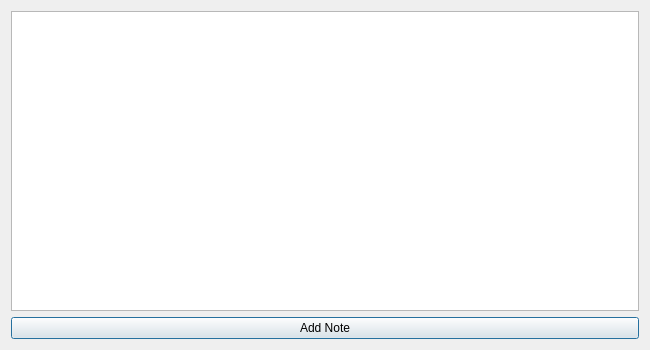
<?xml version="1.0" encoding="UTF-8"?>
<ui version="4.0">
 <class>Dialog</class>
 <widget class="QDialog" name="Dialog">
  <property name="geometry">
   <rect>
    <x>0</x>
    <y>0</y>
    <width>650</width>
    <height>350</height>
   </rect>
  </property>
  <property name="minimumSize">
   <size>
    <width>650</width>
    <height>350</height>
   </size>
  </property>
  <property name="font">
   <font>
    <pointsize>9</pointsize>
   </font>
  </property>
  <property name="windowTitle">
   <string>Add Note</string>
  </property>
  <property name="windowIcon">
   <iconset>
    <normalon>../icons/add_note.png</normalon>
   </iconset>
  </property>
  <layout class="QGridLayout" name="gridLayout">
   <item row="0" column="0">
    <widget class="QTextEdit" name="note_tedit">
     <property name="tabChangesFocus">
      <bool>true</bool>
     </property>
     <property name="tabStopWidth">
      <number>20</number>
     </property>
     <property name="placeholderText">
      <string/>
     </property>
    </widget>
   </item>
   <item row="1" column="0">
    <widget class="QPushButton" name="submit_button">
     <property name="text">
      <string>Add Note</string>
     </property>
     <property name="autoDefault">
      <bool>false</bool>
     </property>
     <property name="default">
      <bool>true</bool>
     </property>
    </widget>
   </item>
  </layout>
 </widget>
 <tabstops>
  <tabstop>note_tedit</tabstop>
  <tabstop>submit_button</tabstop>
 </tabstops>
 <resources/>
 <connections/>
</ui>
